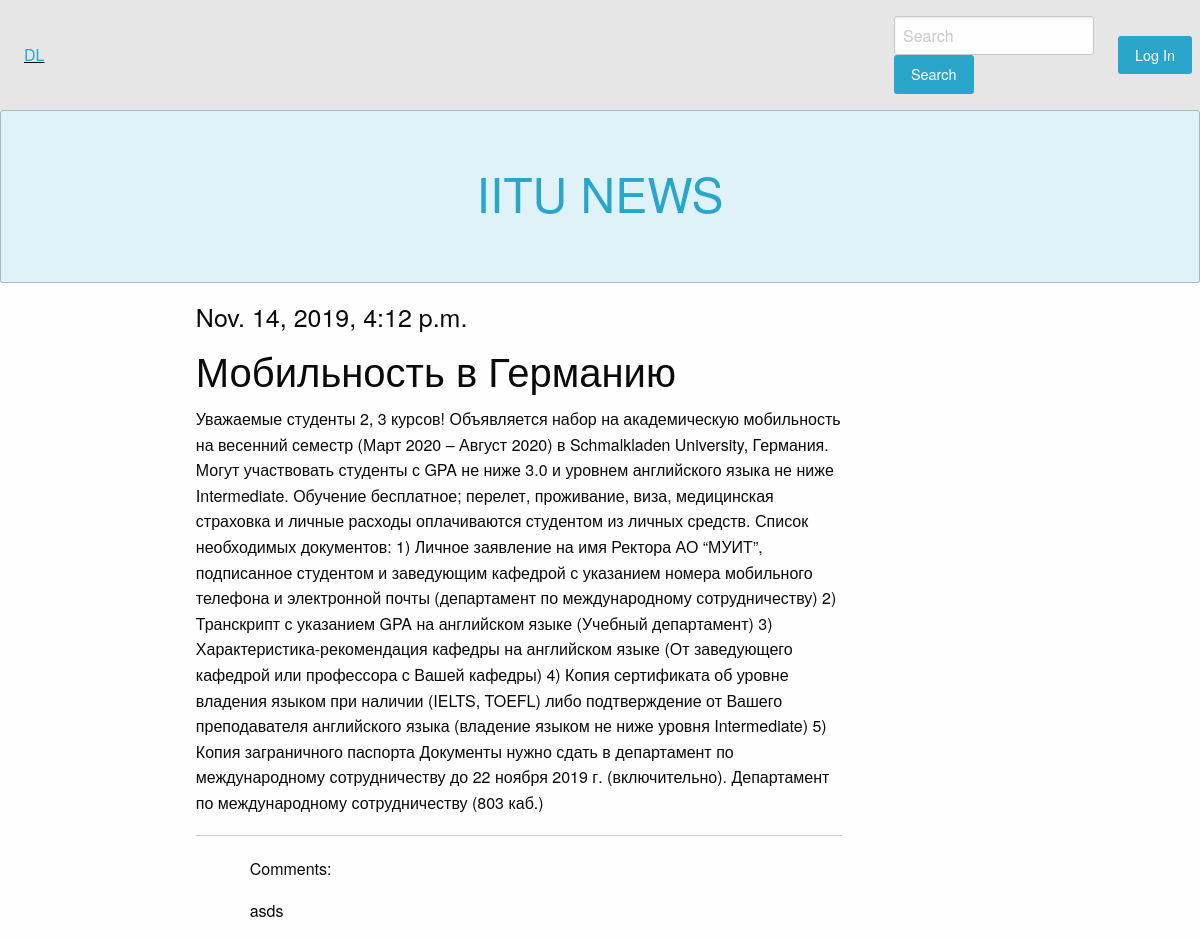
Page /basicview/articles/get/15/ on the committed database.
### article/models.py (models this page shows)
class Article(models.Model):
    class Meta:
        db_table = "article"
    article_title = models.CharField(max_length=200)
    article_text = models.TextField()
    article_date = models.DateTimeField()
    article_likes = models.IntegerField(default=0)

class Commands(models.Model):
    class Meta:
        db_table = 'comments'
    comment_text = models.TextField()
    comments_article = models.ForeignKey(Article, on_delete=models.CASCADE)

### article/views.py (the view)
# urls.py: path('articles/get/<int:article_id>/', article.views.article),
def article(request, article_id=1):
    command_form = CommandForm
    args = {}
    args.update(csrf(request))  # Type of hackers attack
    args['article'] = Article.objects.get(id=article_id)
    args['comments'] = Commands.objects.filter(comments_article_id=article_id)
    args['form'] = command_form
    args['username'] = auth.get_user(request).username
    return render_to_response('article.html', args)

### article/templates/article.html (shortened to what this page needs)
{% extends 'main.html' %}
{% block article %}
<h4>{{ article.article_date }}</h4>
<h2>{{ article.article_title }}</h2>
<p>{{ article.article_text }}</p>
<hr>
    <div class="large-offset-1 large-8 columns">
<p>Comments:</p>
{% for comment in comments %}
    <p>{{ comment.comment_text }}</p>
{% endfor %}
    </div>
{% endblock %}

### rows in the picture
Article: article_date "Nov. 14, 2019, 4:12 p.m.", article_title "Мобильность в Германию", article_text "Уважаемые студенты 2, 3 курсов! Объявляется набор на академическую мобильность на весенний семестр (Март 2020 – Август 2020) в Schmalkladen University, Германия. Могут участвовать студенты с GPA не ниже 3.0 и уровнем английского языка не ниже Intermediate. Обучение бесплатное; перелет, проживание, виза, медицинская страховка и личные расходы оплачиваются студентом из личных средств. Список необходимых документов: 1) Личное заявление на имя Ректора АО “МУИТ”, подписанное студентом и заведующим кафедрой с указанием номера мобильного телефона и электронной почты (департамент по международному сотрудничеству) 2) Транскрипт с указанием GPA на английском языке (Учебный департамент) 3)…"
Commands: comment_text "asds"
